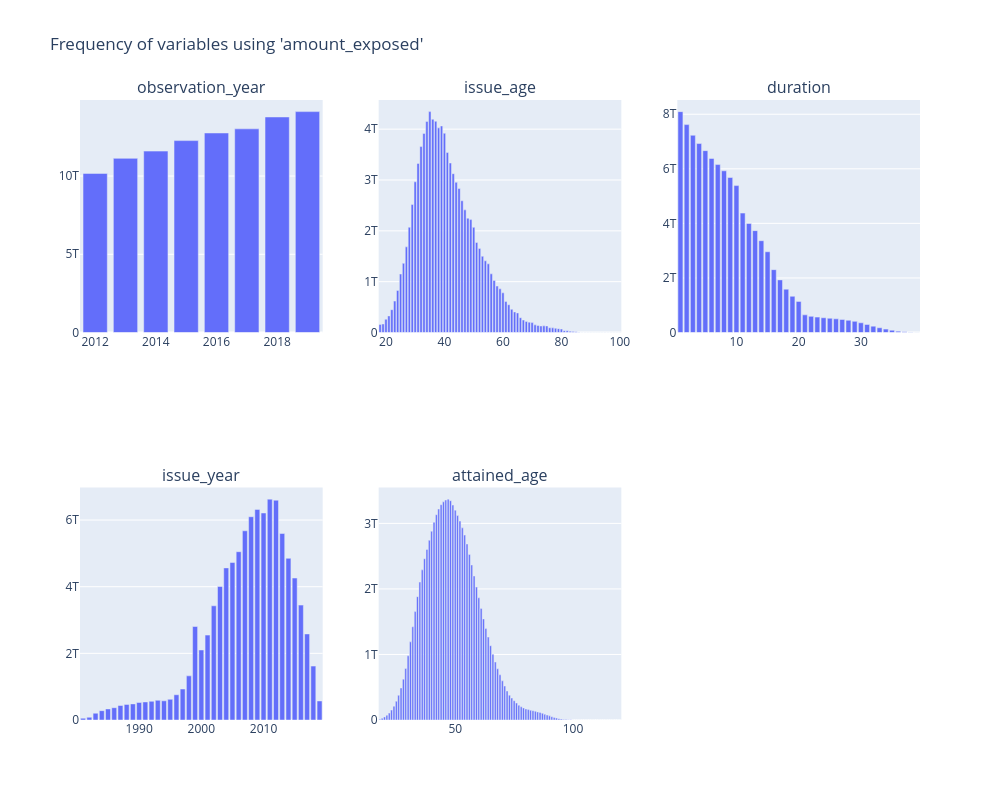

Notebook code cell kept with this figure:
### Code cell
charters.frequency(
    grouped_df,
    cols=3,
    features=grouped_df[variables].select_dtypes(include=["number"]).columns.tolist(),
    sum_var="amount_exposed",
).show()
